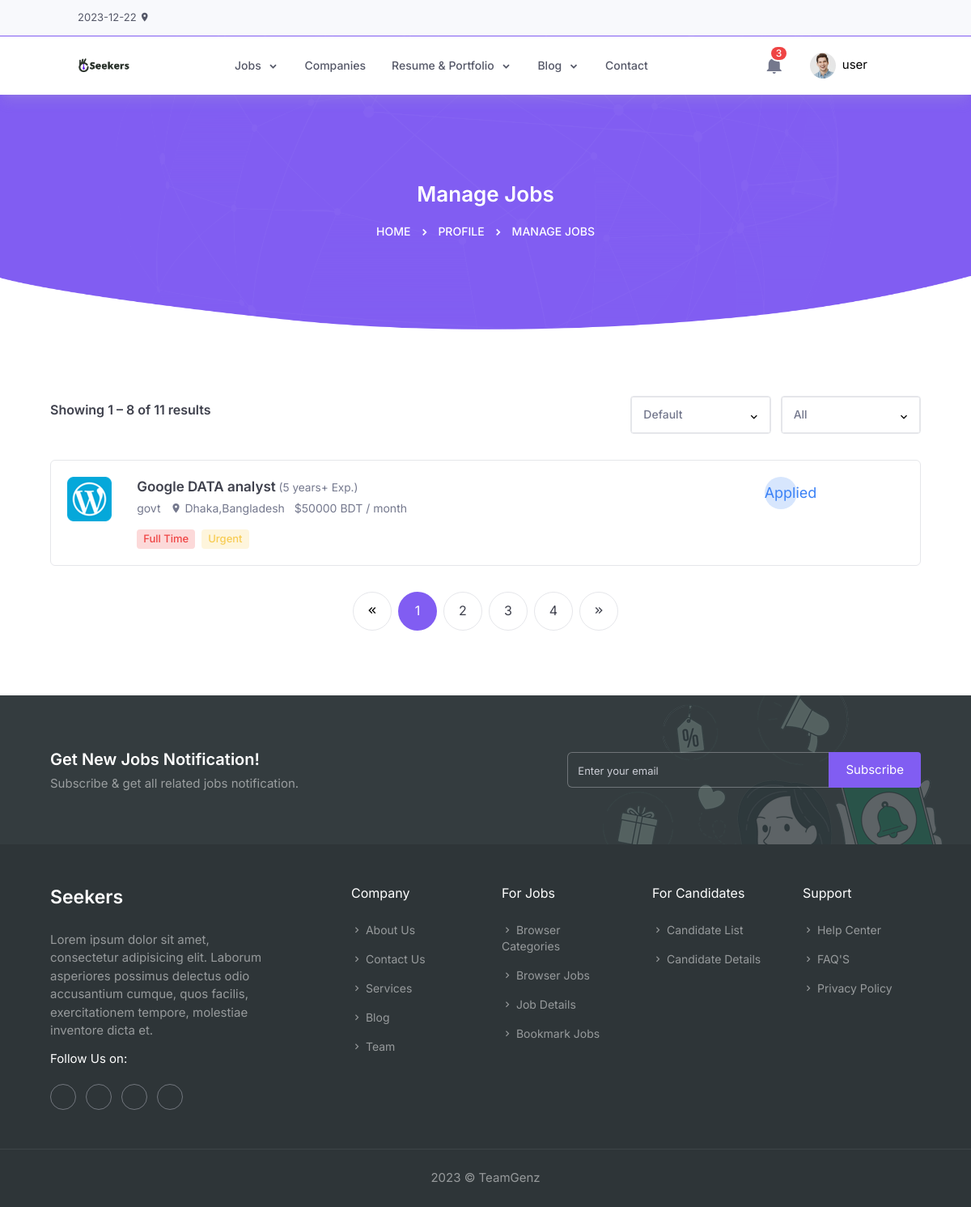
Screenshot of /user/manage-jobs.php (signed in) with the database file from the repository.
### tables this page shows
CREATE TABLE `jobs` (
  `id` int(11) NOT NULL,
  `company_id` bigint(20) UNSIGNED NOT NULL,
  `applied_users` varchar(255) DEFAULT NULL,
  `jobTitle` varchar(255) NOT NULL,
  `jobCategory` varchar(255) NOT NULL,
  `vacancy` int(11) NOT NULL,
  `experience` varchar(255) NOT NULL,
  `employeeType` varchar(255) NOT NULL,
  `position` varchar(255) NOT NULL,
  `offerSalary` varchar(255) NOT NULL,
  `jobDescription` text NOT NULL,
  `responsibilities` text NOT NULL,
  `qualification` text NOT NULL,
  `skillExperience` text NOT NULL,
  `keywords` varchar(255) NOT NULL,
  `location` varchar(255) NOT NULL,
  `industry` varchar(50) NOT NULL,
  `application_deadline` datetime DEFAULT '2023-04-12 12:09:34',
  `status` int(11) DEFAULT 1,
  `last_updated` timestamp NOT NULL DEFAULT current_timestamp()
);

### database/crud/DBConnection.php (called while the page is built, shortened)
<?php
class DBConnection {
    private $host = 'localhost';
    private $username = 'root';
    private $password = '1';
    private $database = 'seekers_database';
    public function __construct() {
        $this->conn = new mysqli($this->host, $this->username, $this->password, $this->database);
    }
}
?>

### user/display_applied_jobs.php (the view, shortened to what this page needs)
<?php
require_once '../database/crud/DBConnection.php';
class JobManager {
    private $db;
    public function __construct() {
        $this->db = new DBConnection();
    }
public function getJobs() {
    $currentUserId = $_SESSION['user_id'];
    $userId = $this->db->conn->real_escape_string($currentUserId);
$sql = "SELECT *
        FROM jobs
        WHERE status = 2
          AND (applied_users = '' OR FIND_IN_SET('$userId', applied_users) > 0);";
    $result = $this->db->conn->query($sql);
    if ($result) {
        if ($result->num_rows > 0) {
            while ($row = $result->fetch_assoc()) {
                $this->displayJob($row);
            }
        } else {
            echo "No jobs found.";
        }
    } else {
        echo "Error executing the query: " . $this->db->conn->error;
    }
}
    public function displayJob($jobData) {
    $currentUser = $_SESSION['user_id'];
    $appliedUsers = explode(',', $jobData['applied_users']);
        echo '<div class="p-5 border border-gray-100/50 rounded-md relative hover:-translate-y-1.5 transition-all duration-500 ease-in-out group-data-[theme-color=violet]:hover:border-violet-500 group-data-[theme-color=sky]:hover:border-sky-500 group-data-[theme-color=red]:hover:border-red-500 group-data-[theme-color=green]:hover:border-green-500 group-data-[theme-color=pink]:hover:border-pink-500 group-data-[theme-color=blue]:hover:border-blue-500 hover:shadow-md hover:shadow-gray-100/30 dark:border-neutral-600 dark:hover:shadow-neutral-900">';
        echo '<div class="grid grid-cols-12">';
        echo '<div class="col-span-12 lg:col-span-1">';
        echo '<a href="company-details.html"><img src="assets/images/featured-job/img-01.png" alt="" class="img-fluid rounded-3"></a>';
        echo '</div>';
        echo '<div class="col-span-12 lg:col-span-9">';
        echo '<div class="mt-4 lg:mt-0">';
        echo '<h5 class="mb-1 text-17"><a href="job-details.php?job_id=' . $jobData['id'] . '" class="text-gray-900 dark:text-gray-50">' . $jobData['jobTitle'] . '<small class="font-normal text-gray-500"> (' . $jobData['experience'] . ' Exp.)</small></a></h5>';
        echo '<ul class="flex gap-3 mb-0">';
        echo '<li class=""><p class="mb-0 text-sm text-gray-500 dark:text-gray-300">' . $jobData['industry'] . '</p></li>';
        echo '<li class=""><p class="mb-0 text-sm text-gray-500 dark:text-gray-300"><i class="mdi mdi-map-marker"></i> ' . $jobData['location'] . '</p></li>';
        echo '<li class=""><p class="mb-0 text-sm text-gray-500 dark:text-gray-300"><i class="uil uil-wallet"></i> $' . $jobData['offerSalary'] . ' / month</p></li>';
        echo '</ul>';
        echo '<div class="flex flex-wrap gap-2 mt-3">';
        echo '<span class="px-2 py-0.5 mt-1 font-medium text-red-500 rounded bg-red-500/20 text-13">' . $jobData['employeeType'] . '</span>';
        echo '<span class="px-2 py-0.5 mt-1 font-medium text-yellow-500 rounded bg-yellow-500/20 text-13">Urgent</span>';
        echo '</div>';
        echo '</div>';
        echo '</div>';
        echo '<div class="items-center col-span-12 lg:col-span-2">';
        echo '<ul class="flex flex-wrap gap-3 mt-4 lg:mt-0">';
        echo '<li class="w-10 h-10 text-lg leading-10 text-center text-blue-500 rounded-full bg-blue-500/20" data-bs-toggle="tooltip" data-bs-placement="top" aria-label="Approve" data-bs-original-title="Approve">';
        if (in_array($currentUser, $appliedUsers)) {
            echo '<span class="text-center avatar-sm primary-bg-subtle d-inline-block rounded-circle fs-18">Applied</span>';
        } else {
            echo '<a href="apply.php?job_id=' . $jobData['id'] . '" class="text-center avatar-sm primary-bg-subtle d-inline-block rounded-circle fs-18" onclick="return confirm(\'Are you sure you want to apply this job?\')">Apply</a>';
        }
        echo '</li>';
        echo '</ul>';
        echo '</div>';
        echo '</div>';
        echo '</div>';
    }
}
$jobManager = new JobManager();
$jobManager->getJobs();
?>

### rows the page displays
jobs: jobTitle "Google DATA analyst", experience "5 years+", industry "govt", location "Dhaka,Bangladesh", offerSalary "50000 BDT", employeeType "Full Time", applied_users "Applied"

### other values shown
$_SESSION['username'] "user"
